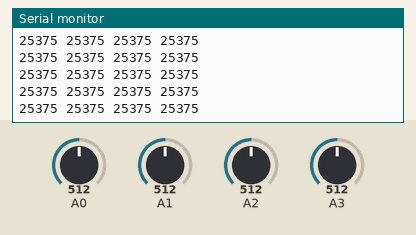
Recording of a sketch running on a simulated Arduino Uno, built with avr-gcc and run on an emulated ATmega328P. Parts: the last lines printed to the serial monitor. The test bench sets the inputs (shaded band); at power-on: A0 = 512, A1 = 512, A2 = 512, A3 = 512.

Above: at 1.2 s.
1.3 s: A0 set to 209
At 1.9 s:
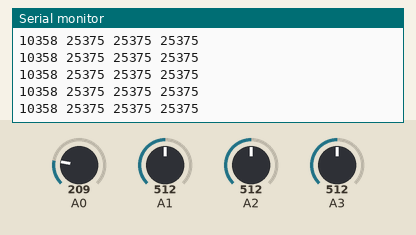
2.8 s: A0 set to 186
At 3.7 s:
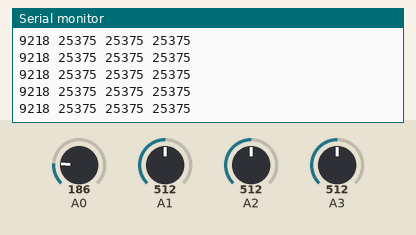
Timing chart, 0 to 5.2 s (numbered marks = the images above; inputs shaded):
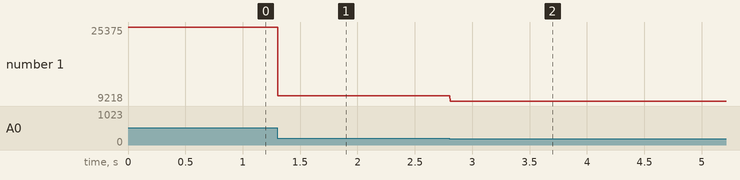

Measured:
- after the input at 1.3 s, the serial monitor: prints a new line at once (image 1)
- after the input at 2.8 s, the serial monitor: prints a new line at once (image 2)
- plotted number 1: 25375 → 10358 after the input at 1.3 s, 10358 → 9218 after the input at 2.8 s

The sketch:

blah.ino
```cpp
float voltage_lvl = 5.075;

void setup()
{
   Serial.begin(115200);     //  opens serial port, sets data rate to 9600 bps
}


void loop()
{

//Conversion formula for voltage


  //String response;

  // This logic can be made into a boolean
  // supported by GPIOs


  //  response = Serial.readString();
    //Serial.println(response);


    float zero = analogRead(A0);
    float one = analogRead(A1);
    float two = analogRead(A2);
    float three = analogRead(A3);

    float zero_ = 10000*((zero*voltage_lvl)/1024.0);

    float one_ = 10000*((one*voltage_lvl)/1024.0);

    float two_ = 10000*((two*voltage_lvl)/1024.0);

    float three_ = 10000*((three*voltage_lvl)/1024.0);

    Serial.println(String((unsigned int)zero_) + " " + String((unsigned int)one_) + " " + String((unsigned int)two_) + " " + String((unsigned int)three_));


}
```
